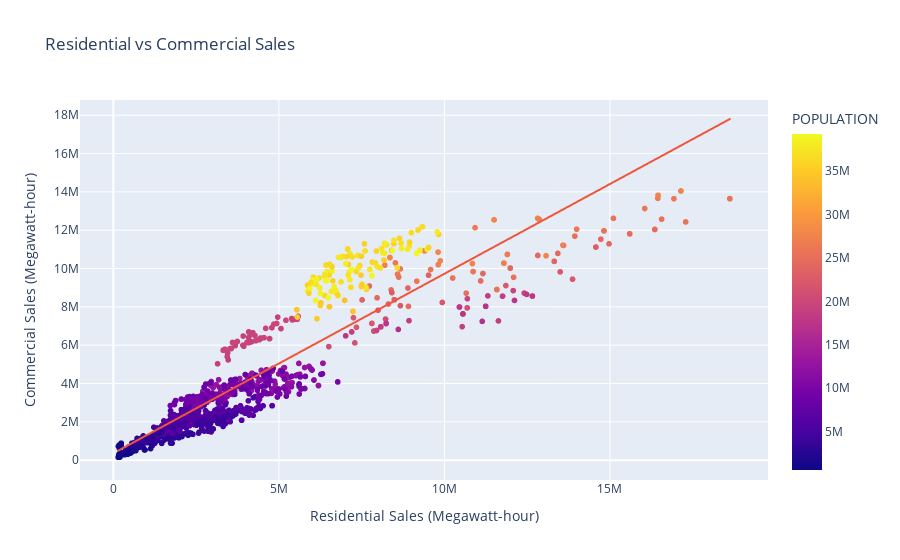

The cell this chart's notebook holds for it:
### Markdown cell above
The relationship between residential sales and

### Code cell
fig = px.scatter(df, x='RES.SALES(Megawatt-hour)', y='COM.SALES(Megawatt-hour)', title='Residential vs Commercial Sales', trendline='ols',color = 'POPULATION')
fig.update_layout(xaxis_title='Residential Sales (Megawatt-hour)', yaxis_title='Commercial Sales (Megawatt-hour)')
fig.show()

### Figure 1 — Plotly figure (JSON) as saved in the notebook; plotly's stock layout.template omitted (floating-point values rounded to 4 significant figures; data arrays with more than 128 entries replaced by an {"elided": "..."} marker saying what was removed)
{"data": [{"hovertemplate": "RES.SALES(Megawatt-hour)=%{x}<br>COM.SALES(Megawatt-hour)=%{y}<br>POPULATION=%{marker.color}<extra></extra>", "legendgroup": "", "marker": {"color": {"elided": "1534 int values"}, "coloraxis": "coloraxis", "symbol": "circle"}, "mode": "markers", "name": "", "showlegend": false, "type": "scattergl", "x": {"elided": "1534 int values"}, "xaxis": "x", "y": {"elided": "1534 int values"}, "yaxis": "y"}, {"hovertemplate": "<b>OLS trendline</b><br>COM.SALES(Megawatt-hour) = 0.936727 * RES.SALES(Megawatt-hour) + 360121<br>R<sup>2</sup>=0.818427<br><br>RES.SALES(Megawatt-hour)=%{x}<br>COM.SALES(Megawatt-hour)=%{y} <b>(trend)</b><extra></extra>", "legendgroup": "", "marker": {"symbol": "circle"}, "mode": "lines", "name": "", "showlegend": false, "type": "scattergl", "x": {"elided": "1512 int values"}, "xaxis": "x", "y": {"elided": "1512 float values"}, "yaxis": "y"}], "layout": {"coloraxis": {"colorbar": {"title": {"text": "POPULATION"}}, "colorscale": [[0, "#0d0887"], [0.1111, "#46039f"], [0.2222, "#7201a8"], [0.3333, "#9c179e"], [0.4444, "#bd3786"], [0.5556, "#d8576b"], [0.6667, "#ed7953"], [0.7778, "#fb9f3a"], [0.8889, "#fdca26"], [1, "#f0f921"]]}, "legend": {"tracegroupgap": 0}, "title": {"text": "Residential vs Commercial Sales"}, "xaxis": {"anchor": "y", "domain": [0, 1], "title": {"text": "Residential Sales (Megawatt-hour)"}}, "yaxis": {"anchor": "x", "domain": [0, 1], "title": {"text": "Commercial Sales (Megawatt-hour)"}}}}
